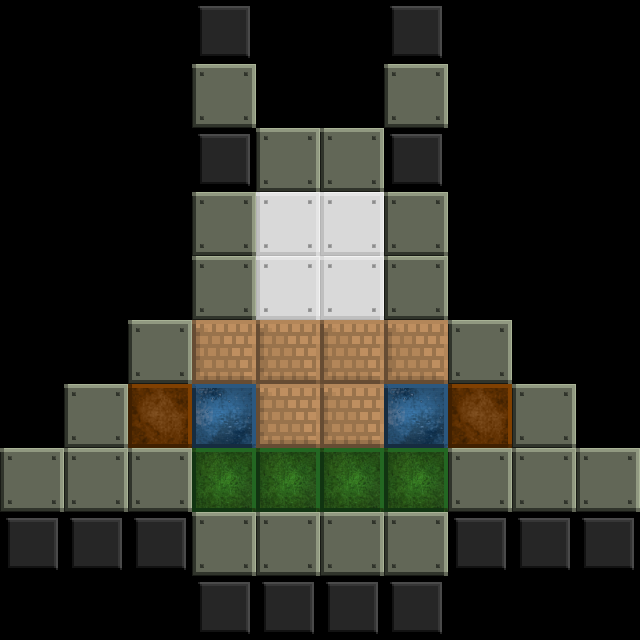

A 2D game scene composited from a Tiled map and its tileset images. What follows is a short description and the map's XML, with every tile layer's data as written:
An orthogonal 10x10 tile map with 64x64 px tiles, 1 tile layer (Kachelebene 1) and 20 objects.

<map version="1.0" tiledversion="1.1.2" orientation="orthogonal" renderorder="right-down" width="10" height="10" tilewidth="64" tileheight="64" infinite="0" nextobjectid="48">
 <tileset firstgid="1" source="space_tiles.tsx" />
 <layer name="Kachelebene 1" width="10" height="10">
  <data encoding="csv">
0,0,0,17,0,0,17,0,0,0,
0,0,0,16,0,0,16,0,0,0,
0,0,0,17,16,16,17,0,0,0,
0,0,0,16,11,11,16,0,0,0,
0,0,0,16,11,11,16,0,0,0,
0,0,16,13,13,13,13,16,0,0,
0,16,14,12,13,13,12,14,16,0,
16,16,16,9,9,9,9,16,16,16,
17,17,17,16,16,16,16,17,17,17,
0,0,0,17,17,17,17,0,0,0
</data>
 </layer>
 <objectgroup name="Objektebene 1">
  <object id="27" gid="19" x="319.762" y="256" width="64" height="64" />
  <object id="28" gid="19" x="369.92" y="384.08" width="64" height="64" />
  <object id="29" gid="22" x="416.174" y="356.32" width="32" height="32" />
  <object id="30" gid="22" x="420.053" y="384.027" width="32" height="32" />
  <object id="31" gid="24" x="127.948" y="320.093" width="64" height="64" />
  <object id="32" gid="24" x="64.2561" y="383.844" width="64" height="64" />
  <object id="33" gid="2147483672" x="448.625" y="319.231" width="64" height="64" />
  <object id="34" gid="2147483672" x="511.256" y="384" width="64" height="64" />
  <object id="35" gid="23" x="511.562" y="288.7" width="32" height="32" />
  <object id="36" gid="23" x="448.468" y="242.488" width="32" height="32" />
  <object id="37" gid="23" x="159.837" y="223.956" width="32" height="32" />
  <object id="38" gid="23" x="96.1816" y="319.507" width="32" height="32" />
  <object id="39" gid="27" x="448.001" y="447.643" width="64" height="64" />
  <object id="40" gid="27" x="128.002" y="447.285" width="64" height="64" />
  <object id="41" gid="20" x="241.971" y="349.256" width="64" height="64" />
  <object id="42" gid="18" x="320" y="447.747" width="64" height="64" />
  <object id="44" gid="25" x="319.587" y="255.203" width="64" height="64" />
  <object id="45" gid="26" x="242.263" y="347.961" width="64" height="64" />
  <object id="46" gid="21" x="319.879" y="447.813" width="64" height="64" />
  <object id="47" gid="21" x="368.47" y="383.732" width="64" height="64" />
 </objectgroup>
</map>